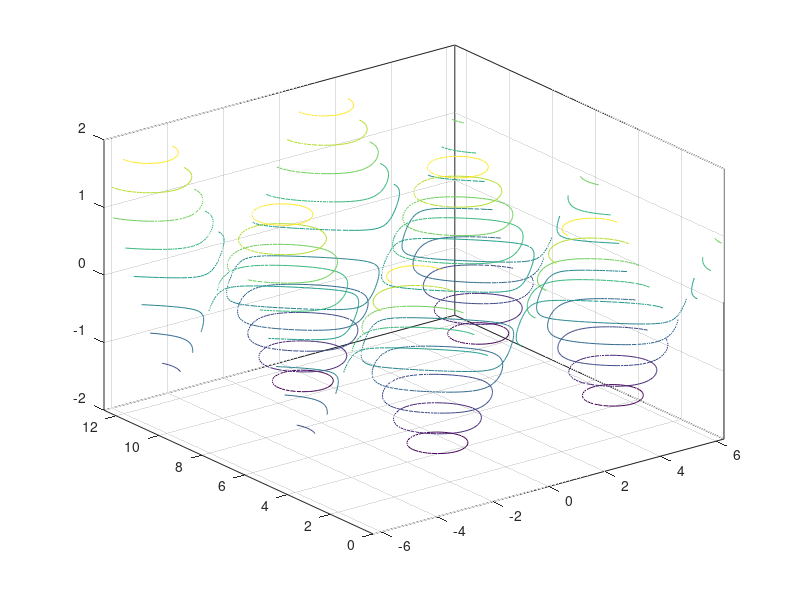

Recreate this plot in MATLAB. (Note: this script raises an error after producing the figure.)
%=============================================================================
% Copyright (c) 2016-present Allan CORNET (Nelson)
%=============================================================================
% This file is part of Nelson.
%=============================================================================
% LICENCE_BLOCK_BEGIN
% SPDX-License-Identifier: LGPL-3.0-or-later
% LICENCE_BLOCK_END
%=============================================================================
% <--ADV-CLI MODE-->
%=============================================================================
figure();
x = linspace(-2 * pi, 2 * pi);
y = linspace(0, 4 * pi);
[X, Y] = meshgrid(x, y);
Z = sin(X) + cos(Y);
contour3(X, Y, Z);
%=============================================================================
[M, h] = contour3(X, Y, Z);
R = properties(h);
REF = {'BeingDeleted';
'BusyAction';
'Children';     
'ContourMatrix';
'CreateFcn';    
'DeleteFcn';    
'DisplayName';  
'EdgeAlpha';    
'EdgeColor';    
'Floating';  
'Interruptible';  
'LevelList';   
'LevelListMode';
'LevelStep';  
'LevelStepMode';
'LineStyle';   
'LineWidth';    
'Parent';    
'Tag';       
'Type';         
'UserData';    
'Visible';     
'XData';      
'XDataMode';    
'YData';     
'YDataMode';    
'ZData'};
assert_isequal(R, REF);
assert_isequal(M, h.ContourMatrix);
assert_isequal(h.Floating, 'on');
%=============================================================================
figure();
[X, Y, Z] = peaks;
contour3(X, Y, Z, 20)
%=============================================================================
figure();
[X, Y, Z] = peaks;
v = [1,1];
contour3(X, Y, Z, v)
%=============================================================================
figure();
[X, Y, Z] = peaks;
contour3(X, Y, Z, '-.')
%=============================================================================
figure();
Z = peaks;
[M, c] = contour3(Z);
c.LineWidth = 3;
%=============================================================================
figure();
Z = peaks;
Z(:,26) = NaN;
contour3(Z)
%=============================================================================
figure();
[theta, r] = meshgrid (linspace (0,2*pi,64), linspace (0,1,64));
[X, Y] = pol2cart (theta, r);
Z = sin (2*theta) .* (1-r);
contour3(X, Y, abs (Z), 10);
%=============================================================================
figure();
[x, y, z] = peaks ();
[c, h] = contour3 (x, y, z);
assert_isequal(h.LevelStepMode, 'auto');
h.LevelStep = 3;
assert_isequal(h.LevelStepMode, 'manual');
%=============================================================================
